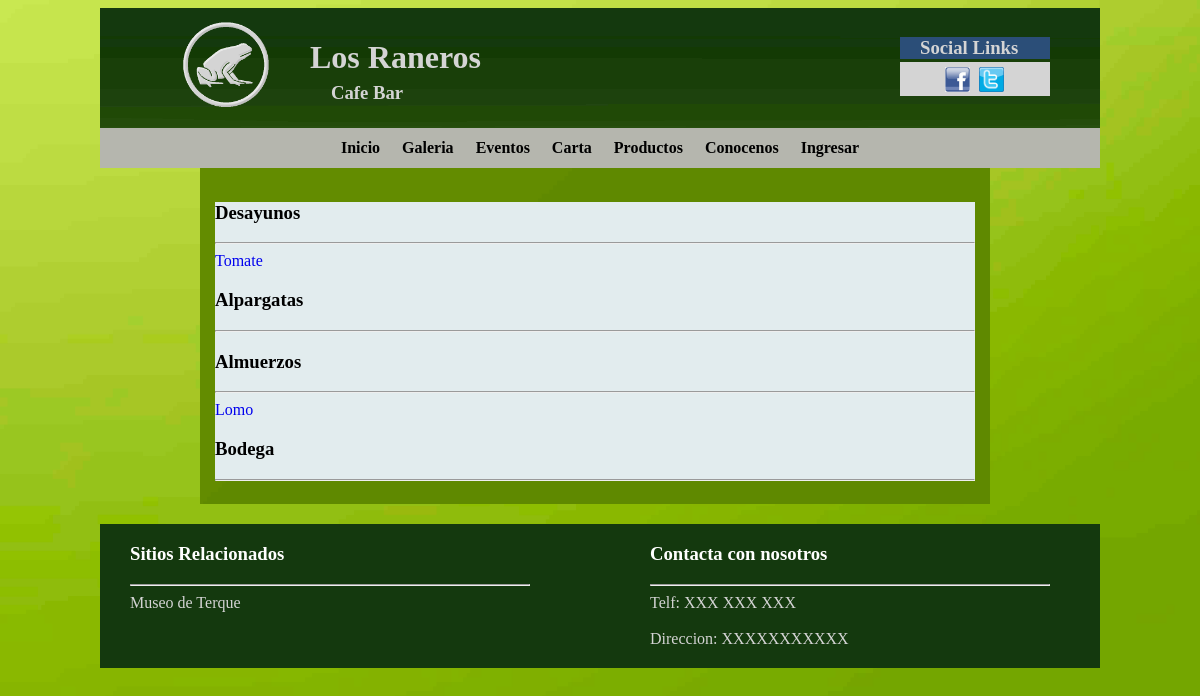
Page /carta.php on the committed database.
### tables this page shows
CREATE TABLE IF NOT EXISTS `menu` (
  `idMenu` int(11) NOT NULL,
  `nombre` varchar(45) NOT NULL,
  `url` varchar(300) NOT NULL,
  `soloRoot` tinyint(1) NOT NULL DEFAULT '1',
  `usuario_idusuarios` int(11) NOT NULL,
  PRIMARY KEY (`idMenu`),
  KEY `fk_menu_usuario1_idx` (`usuario_idusuarios`)
);

CREATE TABLE IF NOT EXISTS `tipotapa` (
  `idTipoTapa` int(11) NOT NULL AUTO_INCREMENT,
  `nombre` varchar(45) NOT NULL,
  PRIMARY KEY (`idTipoTapa`),
  UNIQUE KEY `idTipoTapa_UNIQUE` (`idTipoTapa`)
);

CREATE TABLE IF NOT EXISTS `tapa` (
  `idTapa` int(11) NOT NULL AUTO_INCREMENT,
  `nombre` varchar(100) NOT NULL,
  `descripcion` varchar(500) NOT NULL,
  `tipoTapa_idTipoTapa` int(11) NOT NULL,
  PRIMARY KEY (`idTapa`),
  UNIQUE KEY `idTapa_UNIQUE` (`idTapa`),
  KEY `fk_tapa_tipoTapa1_idx` (`tipoTapa_idTipoTapa`)
);

### php/constantesConexion.php (called while the page is built)
<?php
      $host="localhost";
      $usuario="root";
      $passwd="";
      $bd="raneros";
?>

### php/conexionSQL.php (called while the page is built, shortened)
<?php
class conexionSQL{
   	public $mysqli;
	function __construct(){
	    include('constantesConexion.php');
		$this->mysqli=new mysqli($host, $usuario,$passwd,$bd);
	}
	public function selectSQL($sentencia){
		return $this->mysqli->query($sentencia);
	}
}
?>

### carta.php (the view, shortened to what this page needs)
<!DOCTYPE html PUBLIC "-//W3C//DTD XHTML 1.0 Transitional//EN" "http://www.w3.org/TR/xhtml1/DTD/xhtml1-transitional.dtd">
<html xmlns="http://www.w3.org/1999/xhtml">
<head>
<link href="css/style.css" rel="stylesheet" type="text/css">
	<link rel="stylesheet" type="text/css" href="engine0/style.css" />
	</head>
<body>
	<div id="contenido">
		<div id="cabecera">
			<img src="css/img/BannerVerde.jpg" id="fondoCabecera">
			<div id="titleHeader">
				<img src="css/img/icono-rana.png" id="logo" width="90px" height="90px">
				<h1>Los Raneros</h1>
				<h3>Cafe Bar</h3>
			</div>
			<div id="redesSociales">
				<div id="redesTitle">
					<h3>Social Links</h3>
				</div>
				<div id="redesLinks">
					<img src="css/img/iconos/facebook.png" class="logoSocial">
					<img src="css/img/iconos/twitter.png" class="logoSocial">
				</div>
			</div>
		</div>
		<div id="menuID" class="menu">
			<?php
				include ('php/menu.php');
				$menu = new menu();
				$menu->mostrar();
			?>
		</div>
		<div id="contenedorCuerpo">
			<div class="evento">
				<?php
					include('php/constantesConexion.php');
					$sql=new conexionSQL();
					$sentencia="SELECT * FROM tipotapa";
					$consulta=$sql->selectSQL($sentencia);
					while($row=mysqli_fetch_array($consulta, MYSQLI_ASSOC)){
						echo "<h3>".$row['nombre']."</h3>";
						echo "<hr />";
						$sql2=new conexionSQL();
						$sentencia2="SELECT * FROM tapa WHERE tipoTapa_idTipoTapa='".$row['idTipoTapa']."'";
						$consulta2=$sql2->selectSQL($sentencia2);
						while($row2=mysqli_fetch_array($consulta2, MYSQLI_ASSOC)){
							echo "<a href='php/tapa.php?id=".$row2['idTapa']."' pmcñocl='javascript:popup(this.href); return false;'>";
							echo $row2['nombre'];
							echo "</a>";
						}
					}
				?>
			</div>
		</div>
		<div id="pie">
			<div id="enlaces">
				<h3>Sitios Relacionados</h3>
				<hr/>
				<a href="http://www.museodeterque.com/" title="Museo de Terque">Museo de Terque</a>
			</div>
			<div id="contacta">
				<h3>Contacta con nosotros</h3>
				<hr/>
				<a>Telf: XXX XXX XXX</a>
				<br></br>
				<a>Direccion: XXXXXXXXXXX</a>
			</div>
		</div>
	</div>
</body>
</html>

### php/menu.php
<?php
	class menu{
		public $sql;
		function __construct(){
			include('conexionSQL.php');
			$this->sql=new conexionSQL();
		}
		function mostrar(){
			$sentencia="SELECT * FROM menu";
			$consulta=$this->sql->selectSQL($sentencia);
			while($row=mysqli_fetch_array($consulta, MYSQLI_ASSOC)){
				echo "<li><a href='".$row['url']."'>".$row['nombre']."</a></li>";
			}
		}
	}
?>

### css/style.css (style rules this page uses)
body { background-image: url(img/FondoBody.jpg); background-repeat: no-repeat; background-attachment: fixed; -webkit-background-size: 100% 100%; background-size: 100% 100%; margin-top:Arial; font-family: Verdana; }
#contenido { margin:auto; width:1000px; }
#cabecera { height:120px; width:100%; margin-bottom: -20px; }
#fondoCabecera { width:100%; height:100%; float:left; z-index:0; }
#titleHeader { float:left; margin-top:-110px; margin-left:80px; }
#titleHeader img { float:left; }
#titleHeader h1 { float:left; margin-left: 40px; color: #d4d4d4; }
#titleHeader h3 { float:left; margin-left:-150px; padding-top: 45px; color:#d4d4d4; }
#redesSociales { float:right; width: 150px; margin-top:-110px; margin-right: 50px; }
#redesTitle { background-color: #2b4e78; padding-left: 20px; }
#redesTitle h3 { color:#d4d4d4; }
#redesLinks { margin-top:-15px; background-color: #d4d4d4; padding-top: 5px; padding-left:40px; }
#redesLinks img { width: 25px; height: 25px; margin-left: 5px; }
#contenedorCuerpo { height : auto; width : 760px; background-image:url(img/fondoContenedorCuerpo.jpg); background-repeat: no-repeat; background-attachment: fixed; background-size: 100% 100%; margin-left:100px; margin-right:120px; margin-top:0px; padding-top:15px; padding-left:15px; padding-right:15px; padding-bottom:15px; float: left; z-index:1; }
.evento { background-color: #E2ECEE; padding:auto; margin:auto; }
a { text-decoration:none; }
#pie { margin-top:20px; width:100%; background-image:url(img/BannerVerde.jpg); float: left; }
#enlaces { margin-left: 30px; padding-top: 1px; padding-bottom: 20px; width: 40%; float: left; }
#enlaces h3 { color:white; margin: 10px, 10px, 10px, 10px; }
#enlaces a { text-decoration: none; color: #d4d4d4; }
#contacta { margin-left: 30px; margin-right: 50px; padding-top: 1px; padding-bottom: 20px; width: 40%; float: right; }
#contacta h3 { color:white; margin: 10px, 10px, 10px, 10px; }
#contacta a { text-decoration: none; color: #d4d4d4; }
.menu { background-color:#b5b6ae; text-align:center; display:block; }
.menu li { display: inline-block; position: relative; margin:auto; z-index:100; margin:auto; }
.menu li a { font-weight:600; text-decoration:none; padding:11px; display:block; color:black; -webkit-transition: all 0.2s ease-in-out 0s; -moz-transition: all 0.2s ease-in-out 0s; -o-transition: all 0.2s ease-in-out 0s; -ms-transition: all 0.2s ease-in-out 0s; transition: all 0.2s ease-in-out 0s; margin:auto; }

### rows in the picture
menu: nombre "Inicio"
menu: nombre "Galeria"
menu: nombre "Eventos"
menu: nombre "Carta"
menu: nombre "Productos"
menu: nombre "Conocenos"
menu: nombre "Ingresar"
tipotapa: nombre "Desayunos"
tapa: nombre "Tomate"
tipotapa: nombre "Alpargatas"
tipotapa: nombre "Almuerzos"
tapa: nombre "Lomo"
tipotapa: nombre "Bodega"
